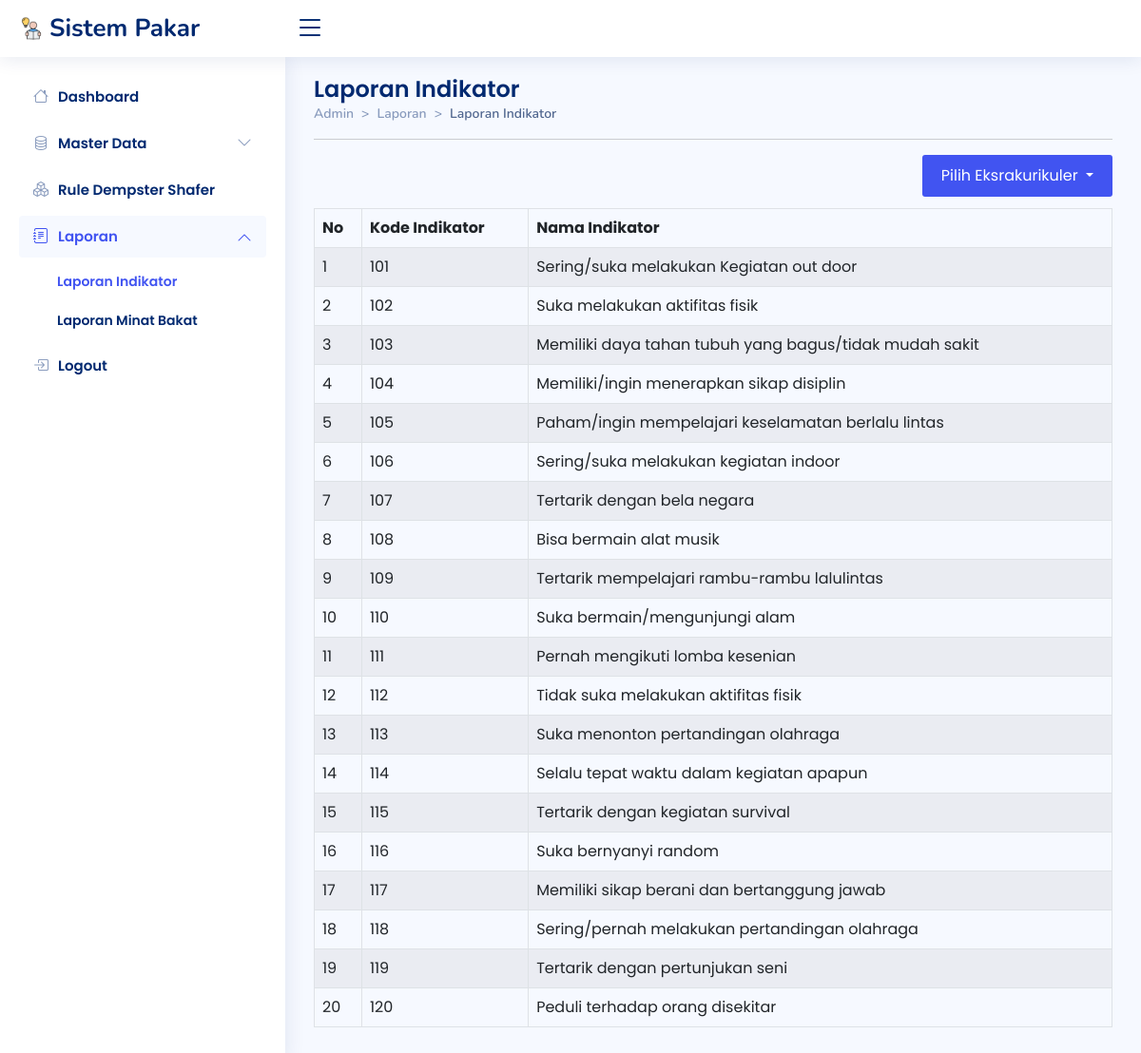
The page /admin/laporan/lapIndikator.php (signed in) on the database its author committed.
### tables this page shows
CREATE TABLE `tb_indikator` (
  `id` int(11) NOT NULL,
  `kode_indikator` varchar(3) DEFAULT NULL,
  `indikator` text
);

### admin/laporan/lapIndikator.php (the view, shortened to what this page needs)
<!DOCTYPE html>
<html lang="en">
<head>
  <link href="../../assets/vendor/bootstrap/css/bootstrap.min.css" rel="stylesheet">
  <link rel="stylesheet" href="https://cdn.jsdelivr.net/npm/bootstrap-icons@1.10.2/font/bootstrap-icons.css">
  <link href="../../assets/vendor/boxicons/css/boxicons.min.css" rel="stylesheet">
  <link href="../../assets/vendor/quill/quill.snow.css" rel="stylesheet">
  <link href="../../assets/vendor/quill/quill.bubble.css" rel="stylesheet">
  <link href="../../assets/vendor/remixicon/remixicon.css" rel="stylesheet">
  <link href="../../assets/vendor/simple-datatables/style.css" rel="stylesheet">
  <link href="../../assets/css/style.css" rel="stylesheet">
</head>
<body>
  <header id="header" class="header fixed-top d-flex align-items-center">
    <div class="d-flex align-items-center justify-content-between">
      <a href="../index.php" class="logo d-flex align-items-center">
        <img src="../../img/logofix.png" alt="logo">
        <span class="d-none d-lg-block">Sistem Pakar</span>
      </a>
      <i class="bi bi-list toggle-sidebar-btn"></i>
    </div>
  </header>
  <aside id="sidebar" class="sidebar">
    <ul class="sidebar-nav" id="sidebar-nav">
      <li class="nav-item">
        <a class="nav-link collapsed" href="../index.php">
          <i class="bi bi-house"></i>
          <span>Dashboard</span>
        </a>
      </li>
      <li class="nav-item">
        <a class="nav-link collapsed" data-bs-target="#components-nav" data-bs-toggle="collapse" href="#">
          <i class="bi bi-database"></i><span>Master Data</span><i class="bi bi-chevron-down ms-auto"></i>
        </a>
      </li>
      <li class="nav-item">
        <a class="nav-link collapsed" href="../rules/rules.php">
          <i class="bi bi-boxes"></i>
          <span>Rule Dempster Shafer</span>
        </a>
      </li>
      <li class="nav-item">
        <a class="nav-link" data-bs-target="#forms-nav" data-bs-toggle="collapse" href="#">
          <i class="bi bi-journal-text"></i><span>Laporan</span><i class="bi bi-chevron-down ms-auto"></i>
        </a>
        <ul id="forms-nav" class="nav-content collapse show" data-bs-parent="#sidebar-nav">
          <li>
            <a href="../laporan/lapIndikator.php" class="active">
              <span>Laporan Indikator</span>
            </a>
          </li>
          <li>
            <a href="../laporan/lapdiagnosa.php">
              <span>Laporan Minat Bakat</span>
            </a>
          </li>
        </ul>
      </li>
      <li class="nav-item">
        <a class="nav-link collapsed" href="javascript:;" data-bs-toggle="modal" data-bs-target="#logoutmodal">
          <i class="bi bi-box-arrow-in-right"></i>
          <span>Logout</span>
        </a>
      </li>
    </ul>
  </aside>
  <main id="main" class="main">
    <div class="pagetitle">
      <h1>Laporan Indikator</h1>
      <nav style="--bs-breadcrumb-divider: '>';">
        <ol class="breadcrumb">
          <li class="breadcrumb-item"><a href="../index.php">Admin</a></li>
          <li class="breadcrumb-item">Laporan</li>
          <li class="breadcrumb-item active">Laporan Indikator</li>
        </ol>
      </nav>
      <hr>
    </div>
    <section>
      <div class="dropdown bx-pull-right">
        <button class="tambah dropdown-toggle" type="button" data-bs-toggle="dropdown" aria-expanded="false">
          Pilih Eksrakurikuler
        </button>
          <?php
          include "../../koneksi.php";
          ?>
      </div> <br> <br>
      <div class="table-responsive mt-2">
        <table class="table table-striped table-hover table-bordered">
          <thead>
            <tr>
              <th>No</th>
              <th>Kode Indikator</th>
              <th>Nama Indikator</th>
            </tr>
          </thead>
          <tbody>
            <?php
            if (isset($_GET['data'])) {
              $kd_ekskull = $_GET['data'];
              $sql = "SELECT * FROM tb_rules
                      INNER JOIN tb_indikator ON tb_rules.id_indikator = tb_indikator.id
                      WHERE tb_rules.id_ekskull='$kd_ekskull'";
            } else {
              $sql = "SELECT * FROM tb_indikator ORDER BY id";
            }
            $qry = mysqli_query($koneksi, $sql) or die("SQL Error" . mysqli_error($koneksi));
            $no = 0;
            while ($data = mysqli_fetch_array($qry)) {
              $no++;
            ?>
              <tr>
                <td><?php echo $no; ?></td>
                <td><?php echo $data['kode_indikator']; ?></td>
                <td><?php echo $data['indikator']; ?></td>
              </tr><?php } ?>
          </tbody>
        </table>
      </div>
    </section>
  </main>
</body>
</html>

### assets/css/style.css (style rules this page uses)
:root { scroll-behavior: smooth; }
body { font-family: "Poppins", sans-serif; background: #f6f9ff; color: #444444; }
a { color: #4154f1; text-decoration: none; }
.tambah { color: #4154f1; text-decoration: none; }
span { font-family: "Poppins", sans-serif; }
h1, h2, h3, h4, h5, h6 { font-family: "Poppins", sans-serif; }
#main { margin-top: 60px; padding: 20px 30px; transition: all 0.3s; }
.pagetitle { margin-bottom: 10px; }
.pagetitle h1 { font-size: 24px; margin-bottom: 0; font-weight: 600; color: #012970; }
.breadcrumb { font-size: 14px; font-family: "Nunito", sans-serif; color: #899bbd; font-weight: 600; }
.breadcrumb a { color: #899bbd; transition: 0.3s; }
.breadcrumb .breadcrumb-item::before { color: #899bbd; }
.breadcrumb .active { color: #51678f; font-weight: 600; }
.logo { line-height: 1; }
@media (min-width: 1200px) { .logo { width: 280px; } }
.logo img { max-height: 26px; margin-right: 6px; }
.logo span { font-size: 26px; font-weight: 700; color: #012970; font-family: "Nunito", sans-serif; }
.header { transition: all 0.5s; z-index: 997; height: 60px; box-shadow: 0px 2px 20px rgba(1, 41, 112, 0.1); background-color: #fff; padding-left: 20px; }
.header .toggle-sidebar-btn { font-size: 32px; padding-left: 10px; cursor: pointer; color: #012970; }
.sidebar { position: fixed; top: 60px; left: 0; bottom: 0; width: 300px; z-index: 996; transition: all 0.3s; padding: 20px; overflow-y: auto; scrollbar-width: thin; scrollbar-color: #aab7cf transparent; box-shadow: 0px 0px 20px rgba(1, 41, 112, 0.1); background-color: #fff; }
@media (min-width: 1200px) { #main, #footer { margin-left: 300px; } }
.sidebar-nav { padding: 0; margin: 0; list-style: none; }
.sidebar-nav li { padding: 0; margin: 0; list-style: none; }
.sidebar-nav .nav-item { margin-bottom: 5px; }
.sidebar-nav .nav-link { display: flex; align-items: center; font-size: 15px; font-weight: 600; color: #4154f1; transition: 0.3; background: #f6f9ff; padding: 10px 15px; border-radius: 4px; }
.sidebar-nav .nav-link i { font-size: 16px; margin-right: 10px; color: #4154f1; }
.sidebar-nav .nav-link.collapsed { color: #012970; background: #fff; }
.sidebar-nav .nav-link.collapsed i { color: #899bbd; }
.sidebar-nav .nav-link .bi-chevron-down { margin-right: 0; transition: transform 0.2s ease-in-out; }
.sidebar-nav .nav-link:not(.collapsed) .bi-chevron-down { transform: rotate(180deg); }
.sidebar-nav .nav-content { padding: 5px 0 0 0; margin: 0; list-style: none; }
.sidebar-nav .nav-content a { display: flex; align-items: center; font-size: 14px; font-weight: 600; color: #012970; transition: 0.3; padding: 10px 0 10px 40px; transition: 0.3s; }
.sidebar-nav .nav-content a:hover, .sidebar-nav .nav-content a.active { color: #4154f1; }

### admin/laporan/lapIndikator.php (style rules this page uses)
.tambah { background-color: #4154f1; border: none; color: white; padding: 10px 20px; border-radius: 3px; }

### rows shown on the page
tb_indikator: kode_indikator "101", indikator "Sering/suka melakukan Kegiatan out door"
tb_indikator: kode_indikator "102", indikator "Suka melakukan aktifitas fisik"
tb_indikator: kode_indikator "103", indikator "Memiliki daya tahan tubuh yang bagus/tidak mudah sakit"
tb_indikator: kode_indikator "104", indikator "Memiliki/ingin menerapkan sikap disiplin"
tb_indikator: kode_indikator "105", indikator "Paham/ingin mempelajari keselamatan berlalu lintas"
tb_indikator: kode_indikator "106", indikator "Sering/suka melakukan kegiatan indoor"
tb_indikator: kode_indikator "107", indikator "Tertarik dengan bela negara"
tb_indikator: kode_indikator "108", indikator "Bisa bermain alat musik"
tb_indikator: kode_indikator "109", indikator "Tertarik mempelajari rambu-rambu lalulintas"
tb_indikator: kode_indikator "110", indikator "Suka bermain/mengunjungi alam"
tb_indikator: kode_indikator "111", indikator "Pernah mengikuti lomba kesenian"
tb_indikator: kode_indikator "112", indikator "Tidak suka melakukan aktifitas fisik"
tb_indikator: kode_indikator "113", indikator "Suka menonton pertandingan olahraga"
tb_indikator: kode_indikator "114", indikator "Selalu tepat waktu dalam kegiatan apapun"
tb_indikator: kode_indikator "115", indikator "Tertarik dengan kegiatan survival"
tb_indikator: kode_indikator "116", indikator "Suka bernyanyi random"
tb_indikator: kode_indikator "117", indikator "Memiliki sikap berani dan bertanggung jawab"
tb_indikator: kode_indikator "118", indikator "Sering/pernah melakukan pertandingan olahraga"
tb_indikator: kode_indikator "119", indikator "Tertarik dengan pertunjukan seni"
tb_indikator: kode_indikator "120", indikator "Peduli terhadap orang disekitar"
